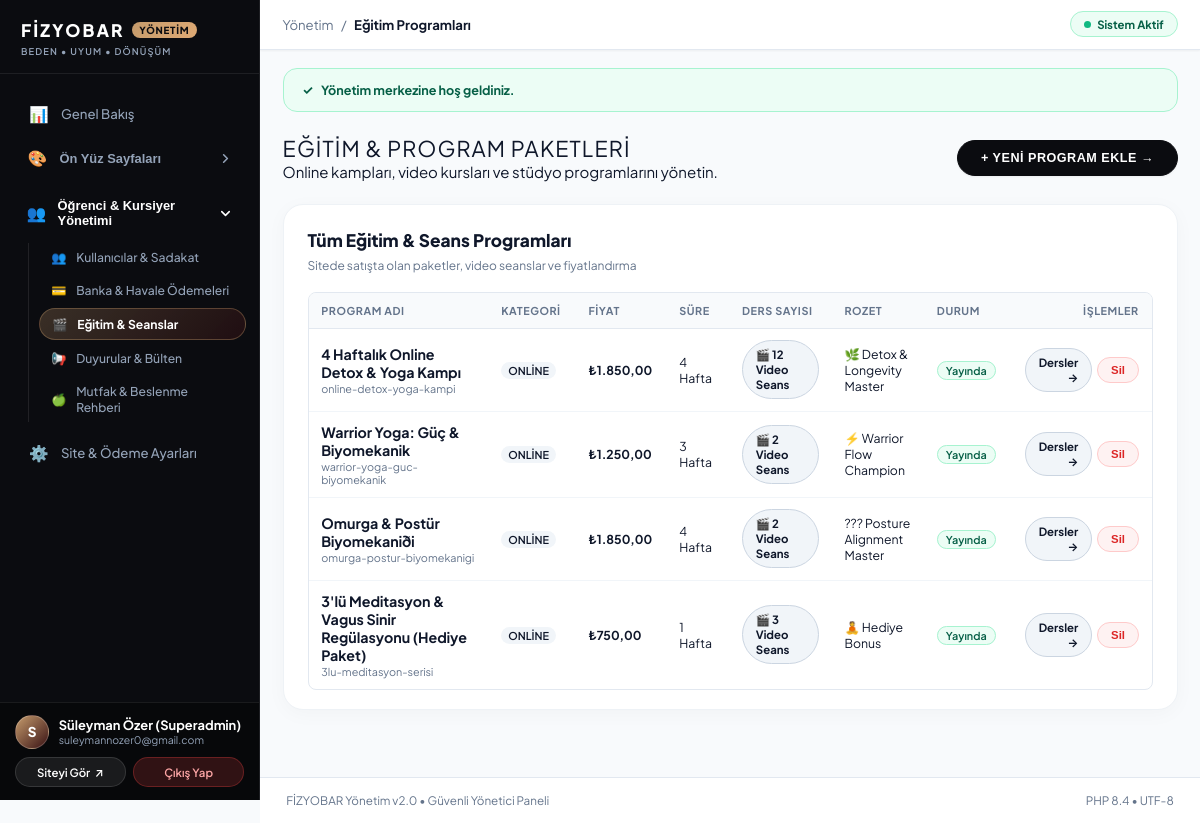
Screenshot of /en/xpanel/courses (signed in) with the database file from the repository.
### tables this page shows
CREATE TABLE `users` (
  `id` int(10) unsigned NOT NULL AUTO_INCREMENT,
  `full_name` varchar(150) NOT NULL,
  `email` varchar(191) NOT NULL,
  `phone` varchar(50) DEFAULT NULL,
  `password_hash` varchar(255) NOT NULL,
  `role` enum('admin','student') NOT NULL DEFAULT 'student',
  `status` enum('active','inactive','suspended') NOT NULL DEFAULT 'active',
  `created_at` datetime NOT NULL DEFAULT current_timestamp(),
  `updated_at` datetime NOT NULL DEFAULT current_timestamp() ON UPDATE current_timestamp(),
  PRIMARY KEY (`id`),
  UNIQUE KEY `email` (`email`)
);

CREATE TABLE `courses` (
  `id` int(10) unsigned NOT NULL AUTO_INCREMENT,
  `title` varchar(255) NOT NULL,
  `slug` varchar(191) NOT NULL,
  `subtitle` varchar(255) DEFAULT NULL,
  `description` text DEFAULT NULL,
  `category` enum('online','studio','workshop') NOT NULL DEFAULT 'online',
  `price` decimal(10,2) NOT NULL DEFAULT 0.00,
  `duration_weeks` int(10) unsigned NOT NULL DEFAULT 4,
  `badge_title` varchar(100) DEFAULT 'Yeni BaÅŸlayan',
  `badge_icon` varchar(50) DEFAULT 'ğŸŒ±',
  `image_url` varchar(255) DEFAULT NULL,
  `is_featured` tinyint(1) NOT NULL DEFAULT 0,
  `is_active` tinyint(1) NOT NULL DEFAULT 1,
  `sort_order` int(11) NOT NULL DEFAULT 0,
  `created_at` datetime NOT NULL DEFAULT current_timestamp(),
  `updated_at` datetime NOT NULL DEFAULT current_timestamp() ON UPDATE current_timestamp(),
  PRIMARY KEY (`id`),
  UNIQUE KEY `slug` (`slug`)
);

### app/Views/pages/xpanel/courses.php (the view, shortened to what the rows shown need)
<?php
require __DIR__ . '/layout_top.php';
?>
<div style="display: flex; justify-content: space-between; align-items: center; margin-bottom: 1.5rem; flex-wrap: wrap; gap: 1rem;">
    <div>
        <h1 style="font-size: 1.45rem; font-weight: 400; color: var(--black); text-transform: uppercase; letter-spacing: 0.05em;">
            Eğitim & Program Paketleri
        </h1>
        <p style="color: var(--text-muted); font-size: var(--font-sm);">
            Online kampları, video kursları ve stüdyo programlarını yönetin.
        </p>
    </div>
    <button type="button" onclick="document.getElementById('newCourseFormModal').style.display='flex';" class="xp-btn-pill-primary">
        + YENİ PROGRAM EKLE &rarr;
    </button>
</div>
<div class="xp-table-card">
    <div class="xp-table-header-bar">
        <div>
            <h2 style="font-size: 1.15rem; font-weight: 800; color: #0f172a; margin: 0 0 0.2rem 0;">
                Tüm Eğitim &amp; Seans Programları
            </h2>
            <span style="font-size: 0.8rem; color: #64748b;">
                Sitede satışta olan paketler, video seanslar ve fiyatlandırma
            </span>
        </div>
    </div>
    <div class="xpanel-table-wrap">
        <table class="xpanel-table">
            <thead>
                <tr>
                    <th style="min-width: 180px;">Program Adı</th>
                    <th style="width: 100px;">Kategori</th>
                    <th style="width: 100px;">Fiyat</th>
                    <th style="width: 90px;">Süre</th>
                    <th style="width: 140px;">Ders Sayısı</th>
                    <th style="width: 130px;">Rozet</th>
                    <th style="width: 110px;">Durum</th>
                    <th style="text-align: right; width: 130px;">İşlemler</th>
                </tr>
            </thead>
            <tbody>
                <?php foreach ($courses as $c): ?>
                    <tr>
                        <td>
                            <strong style="color: #0f172a; font-size: 0.95rem; display: block;"><?= e($c['title']) ?></strong>
                            <div style="font-size: 0.72rem; color: #64748b; margin-top: 1px;"><?= e($c['slug']) ?></div>
                        </td>
                        <td><span style="text-transform: uppercase; font-size: 0.72rem; background: #f1f5f9; padding: 2px 7px; border-radius: 999px; font-weight: 600;"><?= e($c['category']) ?></span></td>
                        <td><strong>₺<?= number_format((float)$c['price'], 2, ',', '.') ?></strong></td>
                        <td><?= (int)$c['duration_weeks'] ?> Hafta</td>
                        <td>
                            <a href="<?= url('/xpanel/courses/' . $c['id'] . '/lessons') ?>" class="xp-btn-action-pill xp-btn-action-edit">
                                🎬 <?= (int)$c['lesson_count'] ?> Video Seans
                            </a>
                        </td>
                        <td><?= e($c['badge_icon']) ?> <?= e($c['badge_title']) ?></td>
                        <td>
                            <?= $c['is_active'] ? '<span style="color:#065f46; background:#ecfdf5; border: 1px solid #a7f3d0; padding:2px 8px; font-size:0.72rem; border-radius:999px; font-weight:600;">Yayında</span>' : '<span style="color:#64748b; background:#f1f5f9; padding:2px 8px; font-size:0.72rem; border-radius:999px;">Pasif</span>' ?>
                        </td>
                        <td style="text-align: right;">
                            <div style="display: inline-flex; gap: 0.35rem; align-items: center; justify-content: flex-end;">
                                <a href="<?= url('/xpanel/courses/' . $c['id'] . '/lessons') ?>" class="xp-btn-action-pill xp-btn-action-edit" title="Video Dersleri Yönet">
                                    Dersler &rarr;
                                </a>
                                <form action="<?= url('/xpanel/courses/delete') ?>" method="POST" onsubmit="return confirm('Bu programı silmek istediğinize emin misiniz?');" style="display:inline; margin: 0;">
                                    <button type="submit" class="xp-btn-action-pill xp-btn-action-danger">Sil</button>
                                </form>
                            </div>
                        </td>
                    </tr>
                <?php endforeach; ?>
            </tbody>
        </table>
    </div>
</div>
<?php require __DIR__ . '/layout_bottom.php'; ?>

### app/Views/pages/xpanel/layout_top.php (shortened to what the rows shown need)
<?php
$currentUri = \Core\Router::getCurrentUri();
$adminUser = \Core\Auth::user();
$isPagesRoute = str_contains($currentUri, 'pages');
?>
<!DOCTYPE html>
<html lang="tr" dir="ltr" class="xp-html">
<head>
    <link rel="stylesheet" href="<?= asset('assets/css/xpanel.css') ?>?v=<?= time() ?>">
</head>
<body class="xp-body">
    <aside class="xp-sidebar" id="xpSidebar">
        <div class="xp-sidebar-brand">
            <a href="<?= url('/xpanel') ?>" class="xp-brand-link">
                <h1 class="xp-brand-title">
                    FİZYOBAR
                    <span class="xp-brand-tag">YÖNETİM</span>
                </h1>
                <span class="xp-brand-motto">BEDEN &bull; UYUM &bull; DÖNÜŞÜM</span>
            </a>
        </div>
<?php
$isCrmRoute = str_contains($currentUri, 'users') || str_contains($currentUri, 'enrollments') || str_contains($currentUri, 'courses') || str_contains($currentUri, 'announcements') || str_contains($currentUri, 'nutrition');
?>
        <div class="xp-sidebar-nav-scroll">
            <nav class="xp-nav-section">
                <a href="<?= url('/xpanel') ?>" class="xp-nav-link <?= ($currentUri === '/xpanel' || $currentUri === '/tr/xpanel') && !$isPagesRoute ? 'active' : '' ?>">
                    <span class="xp-nav-left">
                        <span class="xp-nav-icon">📊</span>
                        <span>Genel Bakış</span>
                    </span>
                </a>
                <div class="xp-nav-group <?= $isPagesRoute ? 'is-open' : '' ?>" id="navGroupPages">
                    <button type="button" class="xp-nav-group-header" onclick="toggleNavGroup('navGroupPages')">
                        <span class="xp-nav-group-title">
                            <span class="xp-nav-icon">🎨</span>
                            <span>Ön Yüz Sayfaları</span>
                        </span>
                        <svg class="xp-nav-group-chevron" width="15" height="15" viewBox="0 0 24 24" fill="none" stroke="currentColor" stroke-width="2.5" stroke-linecap="round" stroke-linejoin="round">
                            <polyline points="6 9 12 15 18 9"></polyline>
                        </svg>
                    </button>
                </div>
                <div class="xp-nav-group <?= $isCrmRoute ? 'is-open' : '' ?>" id="navGroupCrm">
                    <button type="button" class="xp-nav-group-header" onclick="toggleNavGroup('navGroupCrm')">
                        <span class="xp-nav-group-title">
                            <span class="xp-nav-icon">👥</span>
                            <span>Öğrenci &amp; Kursiyer Yönetimi</span>
                        </span>
                        <svg class="xp-nav-group-chevron" width="15" height="15" viewBox="0 0 24 24" fill="none" stroke="currentColor" stroke-width="2.5" stroke-linecap="round" stroke-linejoin="round">
                            <polyline points="6 9 12 15 18 9"></polyline>
                        </svg>
                    </button>
                    <div class="xp-nav-group-items">
                        <a href="<?= url('/xpanel/users') ?>" class="xp-nav-sub-link <?= str_contains($currentUri, 'users') ? 'active' : '' ?>">
                            <span>👥</span>
                            <span>Kullanıcılar &amp; Sadakat</span>
                        </a>
                        <a href="<?= url('/xpanel/enrollments') ?>" class="xp-nav-sub-link <?= str_contains($currentUri, 'enrollments') ? 'active' : '' ?>">
                            <span>💳</span>
                            <span>Banka &amp; Havale Ödemeleri</span>
                        </a>
                        <a href="<?= url('/xpanel/courses') ?>" class="xp-nav-sub-link <?= str_contains($currentUri, 'courses') ? 'active' : '' ?>">
                            <span>🎬</span>
                            <span>Eğitim &amp; Seanslar</span>
                        </a>
                        <a href="<?= url('/xpanel/announcements') ?>" class="xp-nav-sub-link <?= str_contains($currentUri, 'announcements') ? 'active' : '' ?>">
                            <span>📢</span>
                            <span>Duyurular &amp; Bülten</span>
                        </a>
                        <a href="<?= url('/xpanel/nutrition') ?>" class="xp-nav-sub-link <?= str_contains($currentUri, 'nutrition') ? 'active' : '' ?>">
                            <span>🍏</span>
                            <span>Mutfak &amp; Beslenme Rehberi</span>
                        </a>
                    </div>
                </div>
                <a href="<?= url('/xpanel/settings') ?>" class="xp-nav-link <?= str_contains($currentUri, 'settings') ? 'active' : '' ?>">
                    <span class="xp-nav-left">
                        <span class="xp-nav-icon">⚙️</span>
                        <span>Site &amp; Ödeme Ayarları</span>
                    </span>
                </a>
            </nav>
        </div>
        <div class="xp-sidebar-footer">
            <div class="xp-user-card">
                <div class="xp-user-avatar">
                    <?= mb_substr($adminUser['full_name'] ?? 'S', 0, 1) ?>
                </div>
                <div class="xp-user-meta">
                    <div class="xp-user-name"><?= e($adminUser['full_name'] ?? 'Süper Yönetici') ?></div>
                    <div class="xp-user-role"><?= e($adminUser['email'] ?? 'Yönetici') ?></div>
                </div>
            </div>
            <div class="xp-footer-actions">
                <a href="<?= url('/') ?>" target="_blank" class="xp-btn-side-site" title="Site ön yüzünü yeni sekmede aç">
                    <span>Siteyi Gör</span>
                    <span>↗</span>
                </a>
                <a href="<?= url('/xpanel/logout') ?>" class="xp-btn-side-logout">
                    <span>Çıkış Yap</span>
                </a>
            </div>
        </div>
    </aside>
    <div class="xp-main-wrapper">
        <header class="xp-top-bar">
            <div class="xp-top-bar-left">
                <div class="xp-breadcrumb">
                    <span>Yönetim</span>
                    <span>/</span>
                    <strong><?= e($metaTitle ?? 'Kontrol Paneli') ?></strong>
                </div>
            </div>
            <div style="display: flex; align-items: center; gap: 0.75rem;">
                <div class="xp-top-status-badge">
                    <span class="xp-status-dot"></span>
                    <span>Sistem Aktif</span>
                </div>
            </div>
        </header>
        <main class="xp-content-area">
            <?php if (!empty($flash)): ?>
                <div style="background-color: var(--xp-emerald-light); border: 1px solid #a7f3d0; color: #065f46; padding: 0.85rem 1.25rem; border-radius: var(--xp-radius-md); margin-bottom: 1.5rem; font-size: 0.84rem; font-weight: 700; display: flex; align-items: center; gap: 0.5rem;">
                    <span>✓</span>
                    <span><?= e($flash) ?></span>
                </div>
            <?php endif; ?>

### rows the page displays
users: full_name "S", full_name "Süleyman Özer (Superadmin)", email "suleymannozer0@gmail.com"
courses: title "4 Haftalık Online Detox & Yoga Kampı", slug "online-detox-yoga-kampi", category "ONLINE", price "1.850,00", duration_weeks "4", lesson_count "12", badge_icon "🌿", badge_title "Detox & Longevity Master", is_active "Yayında"
courses: title "Warrior Yoga: Güç & Biyomekanik", slug "warrior-yoga-guc-biyomekanik", category "ONLINE", price "1.250,00", duration_weeks "3", lesson_count "2", badge_icon "⚡", badge_title "Warrior Flow Champion", is_active "Yayında"
courses: title "Omurga & Postür Biyomekaniði", slug "omurga-postur-biyomekanigi", category "ONLINE", price "1.850,00", duration_weeks "4", lesson_count "2", badge_icon "???", badge_title "Posture Alignment Master", is_active "Yayında"
courses: title "3'lü Meditasyon & Vagus Sinir Regülasyonu (Hediye Paket)", slug "3lu-meditasyon-serisi", category "ONLINE", price "750,00", duration_weeks "1", lesson_count "3", badge_icon "🧘", badge_title "Hediye Bonus", is_active "Yayında"

### other values shown
$metaTitle "Eğitim Programları"
$flash "Yönetim merkezine hoş geldiniz."
PHP_MAJOR_VERSION "8"
PHP_MINOR_VERSION "4"
